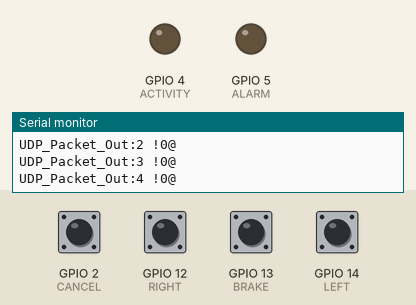
A sketch run on a simulated ESP8266 (NodeMCU). Shown: output pins drawn as LEDs (lit = HIGH), the last lines printed to the serial monitor. Dashed ring = blinking. The inputs (shaded band) are chosen by the test bench; at power-on: GPIO 2 (CANCEL), GPIO 12 (RIGHT), GPIO 13 (BRAKE), GPIO 14 (LEFT) HIGH. At 15.7 s the program restarts the board; the recording ends there.

Above: at 1.7 s.
1.8 s: GPIO 12 (RIGHT) pulled LOW for 1 s
At 2.9 s:
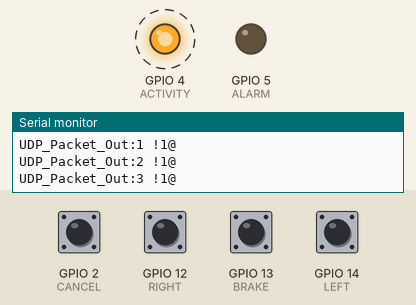
5.8 s: GPIO 2 (CANCEL) pulled LOW for 1 s
At 6.8 s:
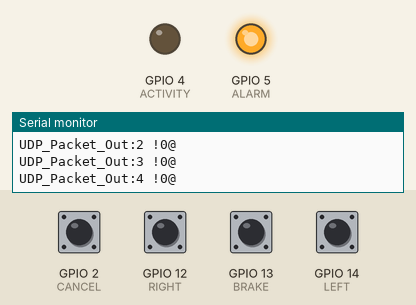
8.3 s: GPIO 13 (BRAKE) pulled LOW for 1 s
At 8.9 s:
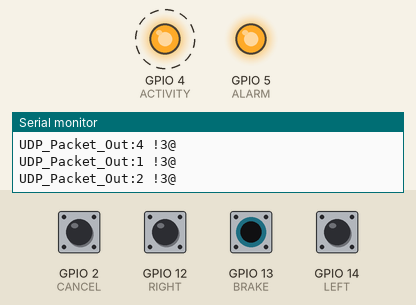
Timing chart, 0 to 15.7 s (numbered marks = the images above; inputs shaded):
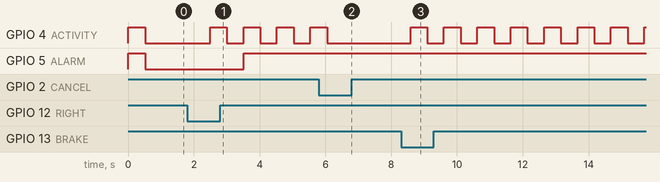

The sketch:

CC_Master_Tester.ino
```cpp
//VERSION INFORMATION
//-------------------
//Classic Car Signal - Master Unit
//Calin Raszga
//Version 1.0

#define debugmode
#define ALARM 5
#define ACTIVITY 4
#define CANCEL 2
#define BRAKE 13
#define RIGHT 12
#define LEFT 14

#include <ESP8266WiFi.h>
#include <WiFiUdp.h>

IPAddress ip1(192, 168, 0, 1);
IPAddress ip2(192, 168, 0, 2);
IPAddress ip3(192, 168, 0, 3);
IPAddress ip4(192, 168, 0, 4);
IPAddress ip(192, 168, 0, 5);
IPAddress gateway(192, 168, 0, 5);
IPAddress subnet(255, 255, 255, 0);

WiFiUDP Udp;

//!! CHANGE SERIAL NUMBER
const char* ssid = "6880370";
const char* password = "6880370pwd";

//SLAVE ADDRESSES
const char* LF = "192.168.0.1";
const char* RF = "192.168.0.2";
const char* RR = "192.168.0.3";
const char* LR = "192.168.0.4";

uint8_t st = 0;
uint8_t bst = 0;
uint8_t servcounter = 0;
uint8_t leftcounter = 0;
uint8_t rightcounter = 0;
uint8_t lrcounter = 0;
uint8_t cancelcounter = 0;
uint8_t cancellongcounter = 0;
uint8_t brakecounter = 0;
bool left = false;
bool right = false;
bool lr = false;
bool cancellong = false;
bool cancel = false;
bool brake = false;
bool tailon = false;
uint8_t slavecnt = 1;
unsigned int localUdpPort = 4210;
uint16_t timer1=0;
uint16_t timer2=0;
uint16_t timer3=0;
uint16_t timer4=0;
bool noreset = false;

void setup() {

  ESP.eraseConfig();
  WiFi.persistent(false);

  //Init super-important variables
  noreset=false;

  //Setup Serial Port for Diagnostic purposes
  Serial.begin(115200);
  Serial.println();
  Serial.println("CC_Master boot sequence:");
  Serial.println("Serial Communication... Done");

  //Setup pins
  Serial.print("Set pins to proper mode...");
  pinMode(ACTIVITY,OUTPUT);
  pinMode(ALARM,OUTPUT);
  digitalWrite(ACTIVITY,HIGH);
  digitalWrite(ALARM,HIGH);
  pinMode(LEFT,INPUT_PULLUP);
  pinMode(RIGHT,INPUT_PULLUP);
  pinMode(BRAKE,INPUT_PULLUP);
  pinMode(CANCEL,INPUT_PULLUP);
  Serial.println("Done.");

  //Wifi Setup and Connection
  delay(500);
  Serial.print("Setting Access Point Mode...");WiFi.mode(WIFI_AP);Serial.println("Done.");
  Serial.print("Setting Access Point IP/GT/NT...");WiFi.softAPConfig(ip, gateway, subnet);Serial.println("Done.");
  Serial.print("Starting SSID Broadcast...");WiFi.softAP(ssid, password);Serial.println("Done.");

 //Check No-Reset Condition
  noreset = !(digitalRead(BRAKE));
  Serial.print("NoResetCondition:");Serial.println(noreset);

  //Setting up UDP
  Serial.print("Setting UDP communication...");
  Udp.begin(localUdpPort);
  Serial.printf("Now listening at IP %s, UDP port %d\n", WiFi.localIP().toString().c_str(), localUdpPort);

  //Done Go to program
  Serial.println("Boot Complete. Running program.");
  digitalWrite(ACTIVITY,LOW);
  digitalWrite(ALARM,LOW);
}

void loop() {

 int packetSize = Udp.parsePacket();
 char incomingPacket[255];
 String remote;

 if (packetSize) {
  int len = Udp.read(incomingPacket, 255);
    if (len > 0)
    {
      incomingPacket[len] = 0;
    }
  remote=String(incomingPacket);
  if (remote==LF) {
    Serial.println("Heartbeat from:"+remote);
    timer1=0;
  }
  else if (remote==RF) {
    Serial.println("Heartbeat from:"+remote);
    timer2=0;
  }
  else if (remote==RR) {
    Serial.println("Heartbeat from:"+remote);
    timer3=0;
  }
  else if (remote==LR) {
    Serial.println("Heartbeat from:"+remote);
    timer4=0;
  }
  else {
    Serial.println("Unknown Heartbeat from:"+remote);
    timer4=0;
  }
 }

  //service every half second.
  servcounter++;
  if (servcounter>=10) {
    service();
    servcounter=0;
  }

  //service buttons
  left = service_btn(&leftcounter,!digitalRead(LEFT),4);
  right = service_btn(&rightcounter,!digitalRead(RIGHT),4);
  cancel = service_btn(&cancelcounter,!digitalRead(CANCEL),4);
  cancellong = service_btn(&cancellongcounter,!digitalRead(CANCEL),40);
  brake = service_btn(&brakecounter,!digitalRead(BRAKE),4);
  lr = service_btn(&lrcounter,!digitalRead(LEFT) && !digitalRead(RIGHT),2);

  //state machine
  switch (st) {
  case 0:   //ALLOFF - Signal Case Handling
            if (lr)          {st = 6; }
            else if (left)   {st = 2; }
            else if (right)  {st = 1; }
            else if (brake)  {st = 3; }
            else             {st = st;}

            //Tail Light Case Handling
            if (cancellong) {
              tailon = !tailon;
            }
            break;
  case 1:   //RT - Signal Case Handling
            if (brake)         {st = 4; }
            else if (cancel)   {st = 0; }
            else               {st = st;}
            break;

  case 2:   //LT - Signal Case Handling
            if (brake)         {st = 5; }
            else if (cancel)   {st = 0; }
            else               {st = st;}
            break;

  case 3:   //BRK - Signal Case Handling
            if (cancel)        {st = 0; }
            else if (left)     {st = 5; }
            else if (right)    {st = 4; }
            else               {st = st;}
            break;

  case 4:   //RT+BRK - Signal Case Handling
  case 5:   //LT+BRK - Signal Case Handling
            if (cancel)        {st = 0; }
            else               {st = st;}
            break;

  case 6:   //HAZ - Signal Case Handling
            if (cancel)        {st = 0; }
            else               {st = st;}
            break;

  default:  st=0;
            break;
  }

  if (tailon) {
    bst = st+10;
  }
  else {
    bst = st;
  }


//  #ifdef debugmode
//    Serial.println(String(left)+String(right)+String(brake)+String(cancel)+String(lr)+String(cancellong)+" "+String(st)+" "+String(bst));
//  #endif

  service_slv(&slavecnt,bst);


  if (timer1<1000) {
    timer1++;
  }
  if (timer2<1000) {
    timer2++;
  }
  if (timer3<1000) {
    timer3++;
  }
  if (timer4<1000) {
    timer4++;
  }


  if (((timer1>300)||(timer2>300)||(timer3>300)||(timer4>300))&&!noreset) {
    Serial.println("RESET! - Slave Timeout:"+String(timer1)+" "+String(timer2)+" "+String(timer3)+" "+String(timer4));
        ESP.restart();
  }

  delay(50);
}

bool service_slv(uint8_t *counter, uint8_t state){
  uint8_t localcounter = *counter;
  uint8_t i=0;
  char reply[10];
  String replys="";
  bool result = false;

  replys ="!"+ String(bst)+"@";
  replys.toCharArray(reply,10);


  switch (localcounter) {
  case 1:
         Udp.beginPacket(ip1,localUdpPort);
         Udp.write(reply);
         Udp.endPacket();
         localcounter++;
         break;
  case 2:
         Udp.beginPacket(ip2,localUdpPort);
         Udp.write(reply);
         Udp.endPacket();
         localcounter++;
         break;
  case 3:
         Udp.beginPacket(ip3,localUdpPort);
         Udp.write(reply);
         Udp.endPacket();
         localcounter++;
         break;
  case 4:
         Udp.beginPacket(ip4,localUdpPort);
         Udp.write(reply);
         Udp.endPacket();
         localcounter=1;
         break;
  default:
         localcounter=0;
         break;
  }
  #ifdef debugmode
    Serial.println("UDP_Packet_Out:"+String(*counter)+" "+replys);
  #endif
  *counter = localcounter;
}

bool service_btn(uint8_t *counter, int input, uint8_t limit){
  uint8_t localcounter=*counter;
  bool btn = false;

  if ((input)&&(localcounter<limit)) {
    localcounter++;
    btn = false;
  }
  else if ((input)&&(localcounter>=limit))
  {
    localcounter = 0;
    btn = true;
  }
  else if ((!input)&&(localcounter>0)) {
    localcounter--;
    btn = false;
  }
  *counter = localcounter;
  return btn;
}

void service() {
  //Alarm if not enough clients connected
  Serial.println("Clients:"+String(WiFi.softAPgetStationNum())+" "+String(timer1)+" "+String(timer2)+" "+String(timer3)+" "+String(timer4));
  if ((timer1>50)||(timer2>50)||(timer3>50)||(timer4>50)) {
   digitalWrite(ALARM,HIGH);
  }
  else{
    digitalWrite(ALARM,LOW);
  }

  //Activity flash if state is not 0 or 10.
  if (bst==0){
    digitalWrite(ACTIVITY,LOW);
  }
  else if (bst==10) {
    digitalWrite(ACTIVITY,HIGH);
  }
  else {
    digitalWrite(ACTIVITY,!digitalRead(ACTIVITY));
  }
}
```

Measured:
- after the input at 1.8 s, GPIO 4 (ACTIVITY): alternates HIGH for 0.51 s and LOW for 0.51 s, starting after 0.70 s
- after the input at 5.8 s, GPIO 4 (ACTIVITY): goes on until 6.1 s, then stays LOW
- after the input at 8.3 s, GPIO 4 (ACTIVITY): alternates HIGH for 0.51 s and LOW for 0.51 s, starting after 0.29 s
